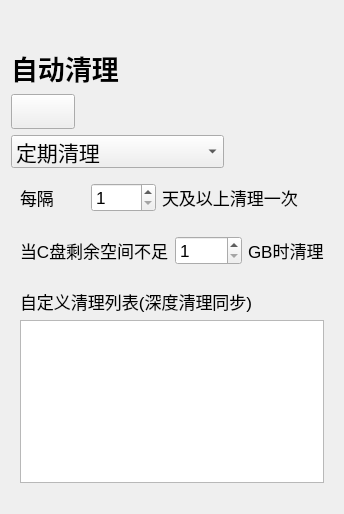
<?xml version="1.0" encoding="UTF-8"?>
<ui version="4.0">
 <class>AutoClean</class>
 <widget class="QWidget" name="AutoClean">
  <property name="geometry">
   <rect>
    <x>0</x>
    <y>0</y>
    <width>335</width>
    <height>514</height>
   </rect>
  </property>
  <property name="font">
   <font>
    <pointsize>20</pointsize>
   </font>
  </property>
  <property name="windowTitle">
   <string>Form</string>
  </property>
  <layout class="QGridLayout" name="gridLayout_4">
   <item row="0" column="0">
    <widget class="QLabel" name="label_11">
     <property name="minimumSize">
      <size>
       <width>0</width>
       <height>31</height>
      </size>
     </property>
     <property name="text">
      <string/>
     </property>
    </widget>
   </item>
   <item row="1" column="0">
    <layout class="QHBoxLayout" name="horizontalLayout">
     <item>
      <widget class="LargeTitleLabel" name="label">
       <property name="font">
        <font>
         <pointsize>20</pointsize>
         <bold>true</bold>
        </font>
       </property>
       <property name="text">
        <string>自动清理</string>
       </property>
      </widget>
     </item>
     <item>
      <spacer name="horizontalSpacer">
       <property name="orientation">
        <enum>Qt::Horizontal</enum>
       </property>
       <property name="sizeHint" stdset="0">
        <size>
         <width>105</width>
         <height>20</height>
        </size>
       </property>
      </spacer>
     </item>
    </layout>
   </item>
   <item row="2" column="0">
    <layout class="QHBoxLayout" name="horizontalLayout_3">
     <item>
      <widget class="SwitchButton" name="pushButton">
       <property name="minimumSize">
        <size>
         <width>0</width>
         <height>35</height>
        </size>
       </property>
       <property name="font">
        <font>
         <pointsize>16</pointsize>
        </font>
       </property>
       <property name="text">
        <string/>
       </property>
      </widget>
     </item>
     <item>
      <spacer name="horizontalSpacer_3">
       <property name="orientation">
        <enum>Qt::Horizontal</enum>
       </property>
       <property name="sizeHint" stdset="0">
        <size>
         <width>40</width>
         <height>20</height>
        </size>
       </property>
      </spacer>
     </item>
    </layout>
   </item>
   <item row="3" column="0">
    <layout class="QHBoxLayout" name="horizontalLayout_2">
     <item>
      <widget class="ComboBox" name="comboBox">
       <property name="font">
        <font>
         <pointsize>16</pointsize>
        </font>
       </property>
       <item>
        <property name="text">
         <string>定期清理</string>
        </property>
       </item>
       <item>
        <property name="text">
         <string>C盘空间不足时清理</string>
        </property>
       </item>
      </widget>
     </item>
     <item>
      <spacer name="horizontalSpacer_2">
       <property name="orientation">
        <enum>Qt::Horizontal</enum>
       </property>
       <property name="sizeHint" stdset="0">
        <size>
         <width>40</width>
         <height>20</height>
        </size>
       </property>
      </spacer>
     </item>
    </layout>
   </item>
   <item row="4" column="0">
    <widget class="QWidget" name="widget" native="true">
     <layout class="QGridLayout" name="gridLayout">
      <item row="0" column="0">
       <widget class="CaptionLabel" name="label_2">
        <property name="font">
         <font>
          <pointsize>13</pointsize>
         </font>
        </property>
        <property name="text">
         <string>每隔</string>
        </property>
       </widget>
      </item>
      <item row="0" column="1">
       <widget class="CompactSpinBox" name="spinBox">
        <property name="font">
         <font>
          <pointsize>13</pointsize>
         </font>
        </property>
        <property name="minimum">
         <number>1</number>
        </property>
        <property name="maximum">
         <number>180</number>
        </property>
       </widget>
      </item>
      <item row="0" column="2">
       <widget class="CaptionLabel" name="label_4">
        <property name="font">
         <font>
          <pointsize>13</pointsize>
         </font>
        </property>
        <property name="text">
         <string>天及以上清理一次</string>
        </property>
       </widget>
      </item>
     </layout>
    </widget>
   </item>
   <item row="5" column="0" colspan="2">
    <widget class="QWidget" name="widget_3" native="true">
     <layout class="QGridLayout" name="gridLayout_2">
      <item row="0" column="0">
       <widget class="CaptionLabel" name="label_5">
        <property name="font">
         <font>
          <pointsize>13</pointsize>
         </font>
        </property>
        <property name="text">
         <string>当C盘剩余空间不足</string>
        </property>
       </widget>
      </item>
      <item row="0" column="1">
       <widget class="CompactSpinBox" name="spinBox_2">
        <property name="font">
         <font>
          <pointsize>13</pointsize>
         </font>
        </property>
        <property name="minimum">
         <number>1</number>
        </property>
        <property name="maximum">
         <number>8192</number>
        </property>
       </widget>
      </item>
      <item row="0" column="2">
       <widget class="CaptionLabel" name="label_6">
        <property name="font">
         <font>
          <pointsize>13</pointsize>
         </font>
        </property>
        <property name="text">
         <string>GB时清理</string>
        </property>
       </widget>
      </item>
     </layout>
    </widget>
   </item>
   <item row="6" column="0" colspan="2">
    <widget class="QWidget" name="widget_2" native="true">
     <layout class="QGridLayout" name="gridLayout_3">
      <item row="2" column="0">
       <widget class="PlainTextEdit" name="textEdit">
        <property name="font">
         <font>
          <pointsize>13</pointsize>
         </font>
        </property>
       </widget>
      </item>
      <item row="1" column="0">
       <widget class="CaptionLabel" name="label_3">
        <property name="font">
         <font>
          <pointsize>13</pointsize>
         </font>
        </property>
        <property name="text">
         <string>自定义清理列表(深度清理同步)</string>
        </property>
       </widget>
      </item>
     </layout>
    </widget>
   </item>
   <item row="7" column="1">
    <spacer name="verticalSpacer">
     <property name="orientation">
      <enum>Qt::Vertical</enum>
     </property>
     <property name="sizeHint" stdset="0">
      <size>
       <width>20</width>
       <height>40</height>
      </size>
     </property>
    </spacer>
   </item>
  </layout>
 </widget>
 <customwidgets>
  <customwidget>
   <class>LargeTitleLabel</class>
   <extends>QLabel</extends>
   <header>qfluentwidgets</header>
  </customwidget>
  <customwidget>
   <class>SwitchButton</class>
   <extends>QPushButton</extends>
   <header>qfluentwidgets</header>
  </customwidget>
  <customwidget>
   <class>CaptionLabel</class>
   <extends>QLabel</extends>
   <header>qfluentwidgets</header>
  </customwidget>
  <customwidget>
   <class>CompactSpinBox</class>
   <extends>QSpinBox</extends>
   <header>qfluentwidgets</header>
  </customwidget>
  <customwidget>
   <class>PlainTextEdit</class>
   <extends>QTextEdit</extends>
   <header location="global">qfluentwidgets</header>
  </customwidget>
  <customwidget>
   <class>ComboBox</class>
   <extends>QComboBox</extends>
   <header>qfluentwidgets</header>
  </customwidget>
 </customwidgets>
 <resources/>
 <connections/>
</ui>
